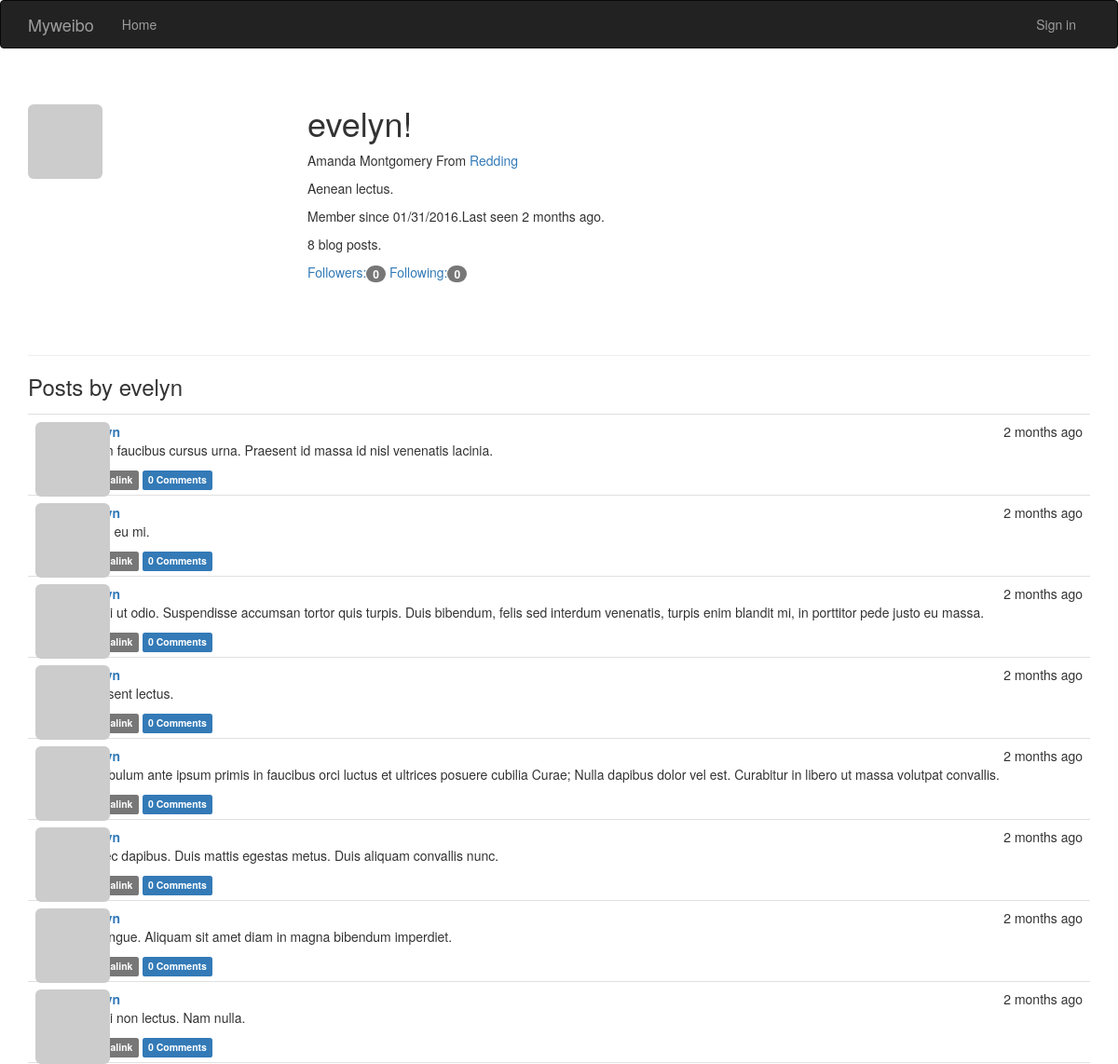
The app's page /user/evelyn with its own data.
### app/models.py (models this page shows, shortened)
class User(UserMixin, db.Model):
    __tablename__ = 'users'
    id = db.Column(db.Integer, primary_key=True)
    email = db.Column(db.String(64), unique=True, index=True)
    username = db.Column(db.String(64), unique=True, index=True)
    role_id = db.Column(db.Integer, db.ForeignKey('roles.id'))
    password_hash = db.Column(db.String(128))
    confirmed = db.Column(db.Boolean, default=False)
    name = db.Column(db.String(64))
    location = db.Column(db.String(64))
    about_me = db.Column(db.Text())
    member_since = db.Column(db.DateTime(), default=datetime.utcnow)
    last_seen = db.Column(db.DateTime(), default=datetime.utcnow)
    avatar_hash = db.Column(db.String(32))
    posts = db.relationship('Post', backref='author', lazy='dynamic')
    followed = db.relationship('Follow',
                               foreign_keys=[Follow.follower_id],
                               backref=db.backref('follower', lazy='joined'),
                               lazy='dynamic',
                               cascade='all, delete-orphan')
    followers = db.relationship('Follow',
                                foreign_keys=[Follow.followed_id],
                                backref=db.backref('followed', lazy='joined'),
                                lazy='dynamic',
                                cascade='all, delete-orphan')
    comments = db.relationship('Comment', backref='author', lazy='dynamic')
    @property
    def password(self):
        raise AttributeError('password is not a readable attribute')
    def gravatar(self, size=100, default='identicon', rating='g'):
        url = 'http://secure.gravatar.com/avatar'
        hash = self.avatar_hash or hashlib.md5(self.email.encode('utf-8')).hexdigest()
        return '{url}/{hash}?s={size}&d={default}&r={rating}'.format(url=url, hash=hash,
                                                                     size=size, default=default,
                                                                     rating=rating)

class Post(db.Model):
    __tablename__ = 'posts'
    id = db.Column(db.Integer, primary_key=True)
    body = db.Column(db.Text)
    body_html = db.Column(db.Text)
    timestamp = db.Column(db.DateTime, index=True, default=datetime.utcnow)
    author_id = db.Column(db.Integer, db.ForeignKey('users.id'))
    comments = db.relationship('Comment', backref='post', lazy='dynamic')

### app/main/views.py (the view)
@main.route('/user/<username>')
def user(username):
    user = User.query.filter_by(username=username).first()
    if user is None:
        abort(404)
    posts = user.posts.order_by(Post.timestamp.desc()).all()
    return render_template('user.html', user=user, posts=posts)

### app/auth/views.py (called while the page is built)
@auth.before_app_request
def before_request():
    if current_user.is_authenticated:
        current_user.ping()
        if not current_user.confirmed and request.endpoint[:5] != 'auth.' and request.endpoint != 'static':
            return redirect(url_for('auth.unconfirmed'))

@auth.before_app_request
def before_request():
    if current_user.is_authenticated and not current_user.confirmed \
            and request.endpoint[:5] != 'auth.' and request.endpoint != 'static':
        return redirect(url_for('auth.unconfirmed'))

### app/main/__init__.py (called while the page is built)
@main.app_context_processor
def inject_permissions():
    return dict(Permission=Permission)

### app/models.py (called while the page is built)
    def can(self, permissions):
        return False

    def is_administrator(self):
        return False

### app/templates/user.html (shortened to what this page needs)
{% extends"base.html" %}
{% block page_content%}
<div class="page-header">
    <img class="img-rounded profile-thumbnail" src="{{ user.gravatar(size=256) }}">
    <div class="profile-header">
        <h1>{{ user.username }}!</h1>
        {% if user.name or user.location %}
        <p>
            {% if user.name %}{{ user.name }}{% endif %}
            {% if user.location %}
                From <a href="http://maps.baidu.com/?q={{ user.location }}">{{ user.location }}</a><br>
            {% endif %}
        </p>
        {% endif %}
        {% if user.about_me %}<p>{{ user.about_me }}</p>{% endif %}
        <p>Member since {{ moment(user.member_since).format('L') }}.Last seen {{ moment(user.last_seen).fromNow() }}.</p>
        <p>{{ user.posts.count() }} blog posts.</p>
        <p>
                <a href="{{ url_for('.followers', username=user.username) }}">Followers:<span class="badge">{{ user.followers.count() - 1 }}</span></a>
                <a href="{{ url_for('.followed_by', username=user.username) }}">Following:<span class="badge">{{ user.followed.count() - 1 }}</span></a>
        </p>
    </div>
</div>
<h3>Posts by {{ user.username }}</h3>
{% include '_posts.html' %}
{% endblock %}

### app/templates/_posts.html (shortened to what this page needs)
<ul class="posts">
    {% for post in posts %}
    <li class="post">
        <div class="profile-thumbnail">
            <a href="{{ url_for('.user', username=post.author.username) }}">
                <img class="img-rounded profile-thumbnail" src="{{ post.author.gravatar(size=40) }}">
            </a>
        </div>
        <div class="post-content">
            <div class="post-date">{{ moment(post.timestamp).fromNow() }}</div>
            <div class="post-author"><a href="{{ url_for('.user',username=post.author.username) }}">{{ post.author.username }}</a></div>
            <div class="post-body">
                {% if post.body_html %}
                    {{ post.body_html | safe }}
                {% else %}
                    {{ post.body }}
                {% endif %}
            </div>
            <div class="post-footer">
                <a href="{{ url_for('.post', id=post.id) }}">
                    <span class="label label-default">Permalink</span>
                </a>
                <a href="{{ url_for('.post', id=post.id) }}#comments">
                    <span class="label label-primary">{{ post.comments.count() }} Comments</span>
                </a>
            </div>
        </div>
    </li>
    {% endfor %}
</ul>

### app/static/styles.css (style rules this page uses)
.profile-thumbnail { position: absolute; }
.profile-header { min-height: 260px; margin-left: 300px; }
ul.posts { list-style-type: none; padding: 0px; margin: 16px 0px 0px 0px; border-top: 1px solid #e0e0e0; }
ul.posts li.post { padding: 8px; border-bottom: 1px solid #e0e0e0; }
div.post-date { float: right; }
div.post-author { font-weight: bold; }
div.post-content { margin-left: 48px; min-height: 48px; }

### records on screen
User: username "evelyn", name "Amanda Montgomery", location "Redding", about_me "Aenean lectus.", member_since "01/31/2016", last_seen "2 months ago"
Post: timestamp "2 months ago", body_html "Etiam faucibus cursus urna. Praesent id massa id nisl venenatis lacinia.", comments.count "0"
Post: timestamp "2 months ago", body_html "Proin eu mi.", comments.count "0"
Post: timestamp "2 months ago", body_html "Morbi ut odio. Suspendisse accumsan tortor quis turpis. Duis bibendum, felis sed interdum venenatis, turpis enim blandit mi, in porttitor pede justo eu massa.", comments.count "0"
Post: timestamp "2 months ago", body_html "Praesent lectus.", comments.count "0"
Post: timestamp "2 months ago", body_html "Vestibulum ante ipsum primis in faucibus orci luctus et ultrices posuere cubilia Curae; Nulla dapibus dolor vel est. Curabitur in libero ut massa volutpat convallis.", comments.count "0"
Post: timestamp "2 months ago", body_html "Donec dapibus. Duis mattis egestas metus. Duis aliquam convallis nunc.", comments.count "0"
Post: timestamp "2 months ago", body_html "In congue. Aliquam sit amet diam in magna bibendum imperdiet.", comments.count "0"
Post: timestamp "2 months ago", body_html "Morbi non lectus. Nam nulla.", comments.count "0"

### other values on screen
{{ user.posts.count() }} "8"
{{ user.followers.count() - 1 }} "0"
{{ user.followed.count() - 1 }} "0"
